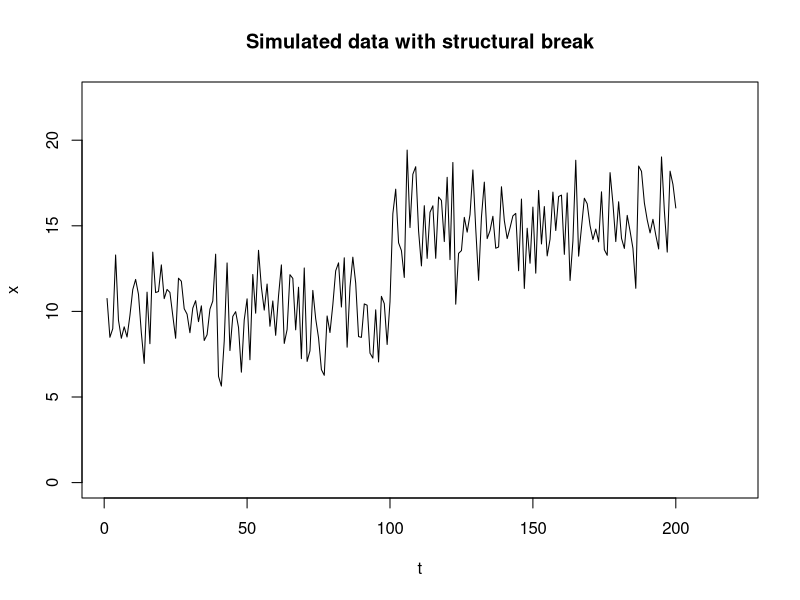
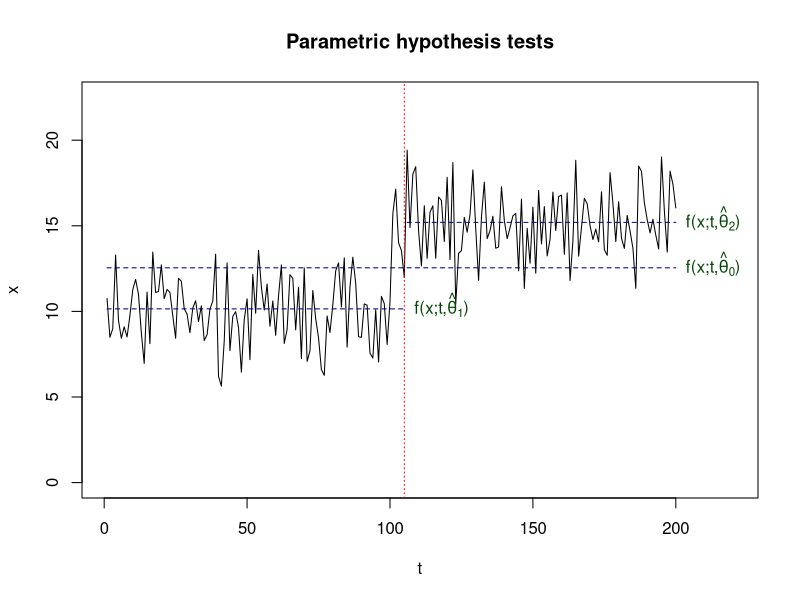
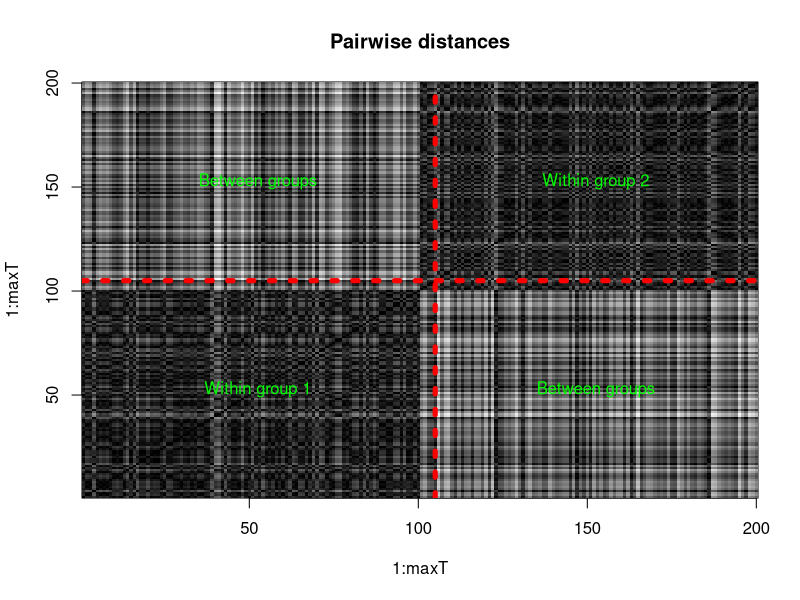
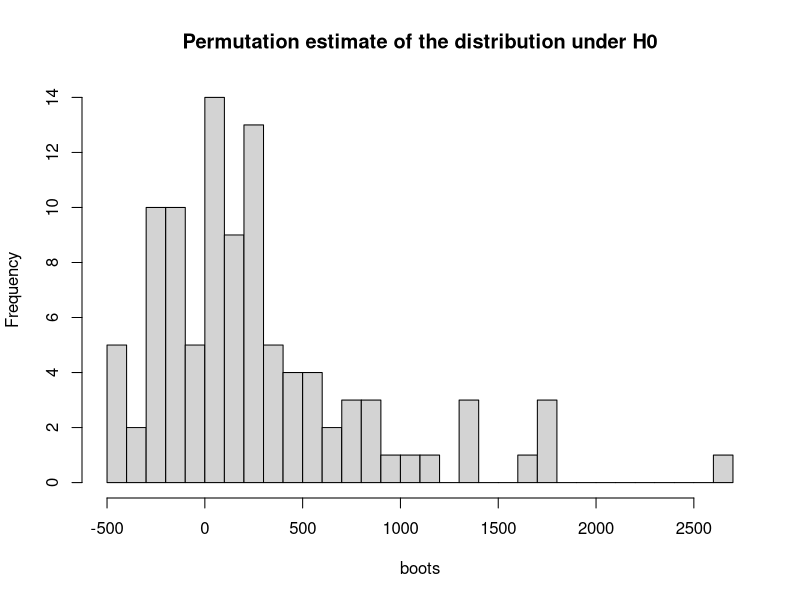
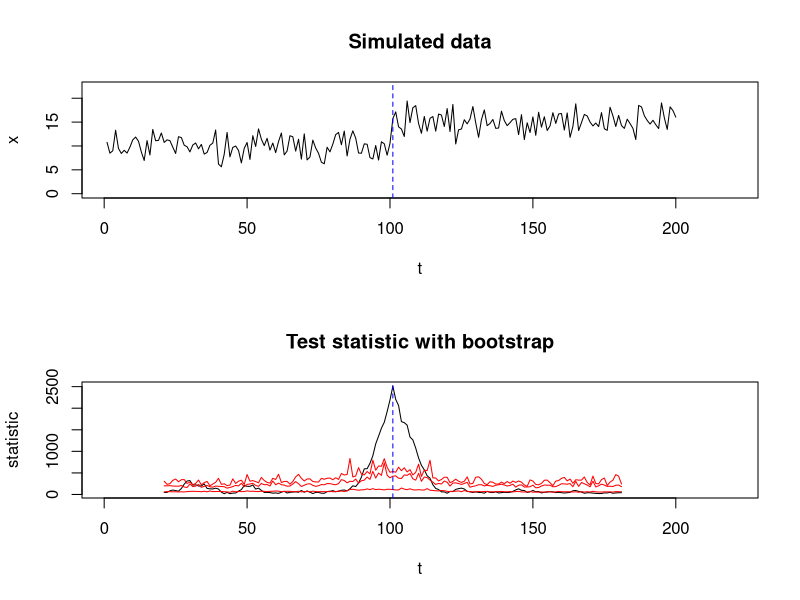
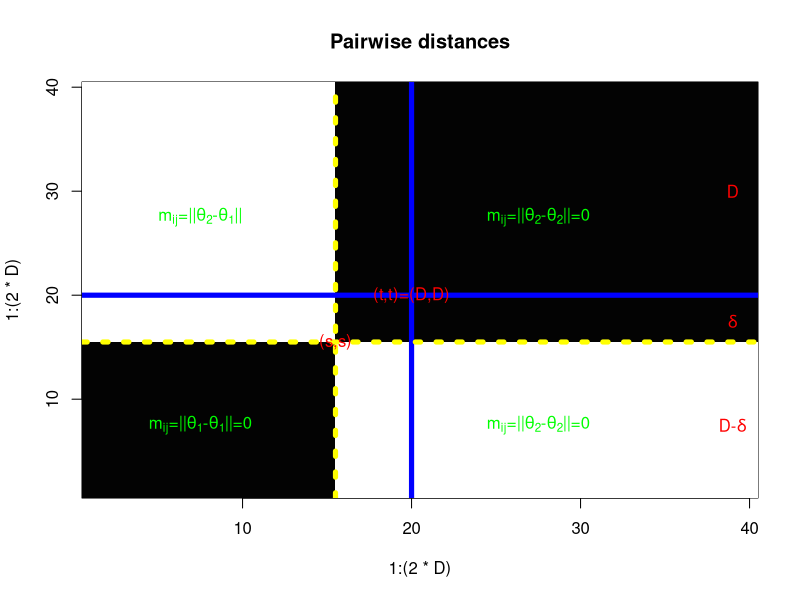

Write R code to recreate these figures, in order.
## ---- chunk 1
maxT <- 200
breakpoint = maxT/2
truelabel = 1:maxT < breakpoint

mu1 = 10
mu2 = 15
sd = 2

simdata = data.frame(timestamp = 1:maxT,
                     truelabel = ifelse(truelabel,"pre","post"),
                     value = c(rnorm(breakpoint,mu1,sd),
                               rnorm(maxT-breakpoint,mu2,sd)))

plot(simdata$timestamp, simdata$value, xlim=c(1,maxT+20),ylim = c(0,1.5*mu2), type='l',
     xlab="t",ylab="x", col='black', main= "Simulated data with structural break")

## ---- chunk 2
testpoint = breakpoint+5
set_pooled = 1:maxT
set_pre = 1:testpoint
set_post = (testpoint+1):maxT
## ---- chunk 3
mean_pooled = mean(simdata$value[1:maxT])
mean_pre = mean(simdata$value[set_pre])
mean_post = mean(simdata$value[set_post])

plot(simdata$timestamp,simdata$value, xlim=c(1,maxT+20),ylim = c(0,1.5*mu2), type='l',
     xlab="t",ylab="x", col='black', main= "Parametric hypothesis tests")
segments(c(1,testpoint+1,1),c(mean_pre,mean_post,mean_pooled),
         c(testpoint,maxT,maxT),c(mean_pre,mean_post,mean_pooled),
         col='darkblue', lty = 'dashed')
abline(v=testpoint, col='red', lty='dotted')

text(testpoint,mean_pre, expression(paste("f(x;t,",hat(theta)[1],")")), pos=4, cex=1,
     col='#004400')
text(maxT,mean_post, expression(paste("f(x;t,",hat(theta)[2],")")), pos=4, cex=1,
     col='#004400')
text(maxT,mean_pooled, expression(paste("f(x;t,",hat(theta)[0],")")), pos=4, cex=1,
     col='#004400')

## ---- chunk 4
#pairwise distances
dmat <- outer(simdata$value,simdata$value, function(X,Y) abs(X-Y))
## ---- chunk 5
annotatecolordark = 'green'
annotatecolorlight = 'green'
image(1:maxT,1:maxT,dmat, main="Pairwise distances", col= gray((0:100)/100))
abline(v=testpoint,col='red',lw=5,lty='dotted')
abline(h=testpoint,col='red',lw=5,lty='dotted')
text(testpoint/2,testpoint/2,"Within group 1", col=annotatecolorlight,cex=1)
text(maxT-(maxT-testpoint)/2,maxT-(maxT-testpoint)/2,"Within group 2", col=annotatecolorlight,cex=)
text(testpoint/2,maxT-(maxT-testpoint)/2,"Between groups", col=annotatecolordark,cex=1)
text(maxT-(maxT-testpoint)/2,testpoint/2,"Between groups", col=annotatecolordark,cex=1)

## ---- chunk 6
#function of the distance matrix and the candidate breakpoint b
stat_func <- function(m,b) {
  l <- dim(m)[1]
  g1 <- 1:b
  g2 <- (b+1):l
  2*sum(m[g1,g2]) - sum(m[g1,g1]) -sum(m[g2,g2])
}

teststat <- stat_func(dmat,testpoint)
nboots <- 100
boots <- sapply(1:nboots, function(s){
  #reshuffle the data (with replacement)
  i <- sample(1:maxT,maxT,replace=FALSE)
  stat_func(dmat[i,i],testpoint)
  })

hist(boots,breaks=40, main = "Permutation estimate of the distribution under H0")
## ---- chunk 7
teststat
quantile(boots,c(.5,.95,.99))
teststat >quantile(boots,.99)
## ---- chunk 8
#pick a bandwidth
D<- 20

#timecompare is time indices to test (have to omit beginning and end of length D)
timecompare = (D+1):(maxT-D+1)
#for each t in timecompare
v<- sapply(timecompare, function(t){
    #create subset matrix 
    pre_set <- (t-D):(t-1)
    post_set <- (t):(t+D-1)
    m <- dmat[c(pre_set,post_set),c(pre_set,post_set)]
    
    #compute statistic
    teststat <- stat_func(m,D)
    boots <- sapply(1:nboots, function(s){
      #reshuffle the data (with replacement)
      i <- sample(1:(2*D),2*D,replace=FALSE)
      stat_func(m[i,i],D)
      })

    #find the pctile intervals off of the bootstrap
    boot = quantile(boots,c(.5,.95,.99))
    
    #return statistic and bootstrap confidence intervals
    c(teststat,boot)
  })
## ---- chunk 9

plotstat <- function(v) {
  ylim = c(min(v),max(v))
  plot(timecompare,v[1,], type='l', main="Test statistic with bootstrap", xlim=c(1,maxT+20),ylim=ylim,
       ylab="statistic",xlab="t")
  lines(timecompare,v[2,], col='red')
  lines(timecompare,v[3,], col='red')
  lines(timecompare,v[4,], col='red')
}

b<- timecompare[which.max(v[1,])]

par(mfrow=c(2,1))
plot(simdata$timestamp, simdata$value, xlim=c(1,maxT+20),ylim = c(0,1.5*mu2), type='l',
     xlab="t",ylab="x", col='black', main= "Simulated data")
abline(v=b, lty='dashed',col='blue')
plotstat(v)
abline(v=b, lty='dashed',col='blue')
par(mfrow=c(1,1))

## ---- chunk 10
timecompare[which.max(v[1,])]
## ---- chunk 11

L <- 2*D
off = 5
sim_novar <- c(rep(mu1,D-off),rep(mu2,D+off))
dmat_novar <- outer(sim_novar,sim_novar, function(X,Y) abs(X-Y))

image(1:(2*D),1:(2*D),dmat_novar, main="Pairwise distances", col= gray((1:100)/100))
abline(v=D,col='blue',lw=5)
abline(h=D,col='blue',lw=5)
abline(v=D-off+.5,col='yellow',lw=5,lty='dotted')
abline(h=D-off+.5,col='yellow',lw=5,lty='dotted')

text((D-off)/2,(D-off)/2,
     expression(paste(m[ij],"=||",theta[1],"-",theta[1],"||=0")),
     col=annotatecolorlight,cex=1)
text(2*D-(D+off)/2, 2*D-(D+off)/2,
     expression(paste(m[ij],"=||",theta[2],"-",theta[2],"||=0")),
     col=annotatecolorlight,cex=1)
text((D-off)/2, 2*D-(D+off)/2,
     expression(paste(m[ij],"=||",theta[2],"-",theta[1],"||")),
     col=annotatecolorlight,cex=1)
text(2*D-(D+off)/2, (D-off)/2,
     expression(paste(m[ij],"=||",theta[2],"-",theta[2],"||=0")),
     col=annotatecolorlight,cex=1)

text(2*D-1, (D-off)/2,
     expression(paste("D-",delta)),
     col='red',cex=1)
text(2*D-1, D-off/2,
     expression(delta),
     col='red',cex=1)
text(2*D-1, 2*D-D/2,
     expression(D),
     col='red',cex=1)

text(D-off+.5,D-off+.5,
     "(s,s)",
     col='red',cex=1)
text(D,D,
     "(t,t)=(D,D)",
     col='red',cex=1)


#text(testpoint/2,maxT-(maxT-testpoint)/2,"Between groups", col=annotatecolordark,cex=1)
#text(maxT-(maxT-testpoint)/2,testpoint/2,"Between groups", col=annotatecolordark,cex=1)

